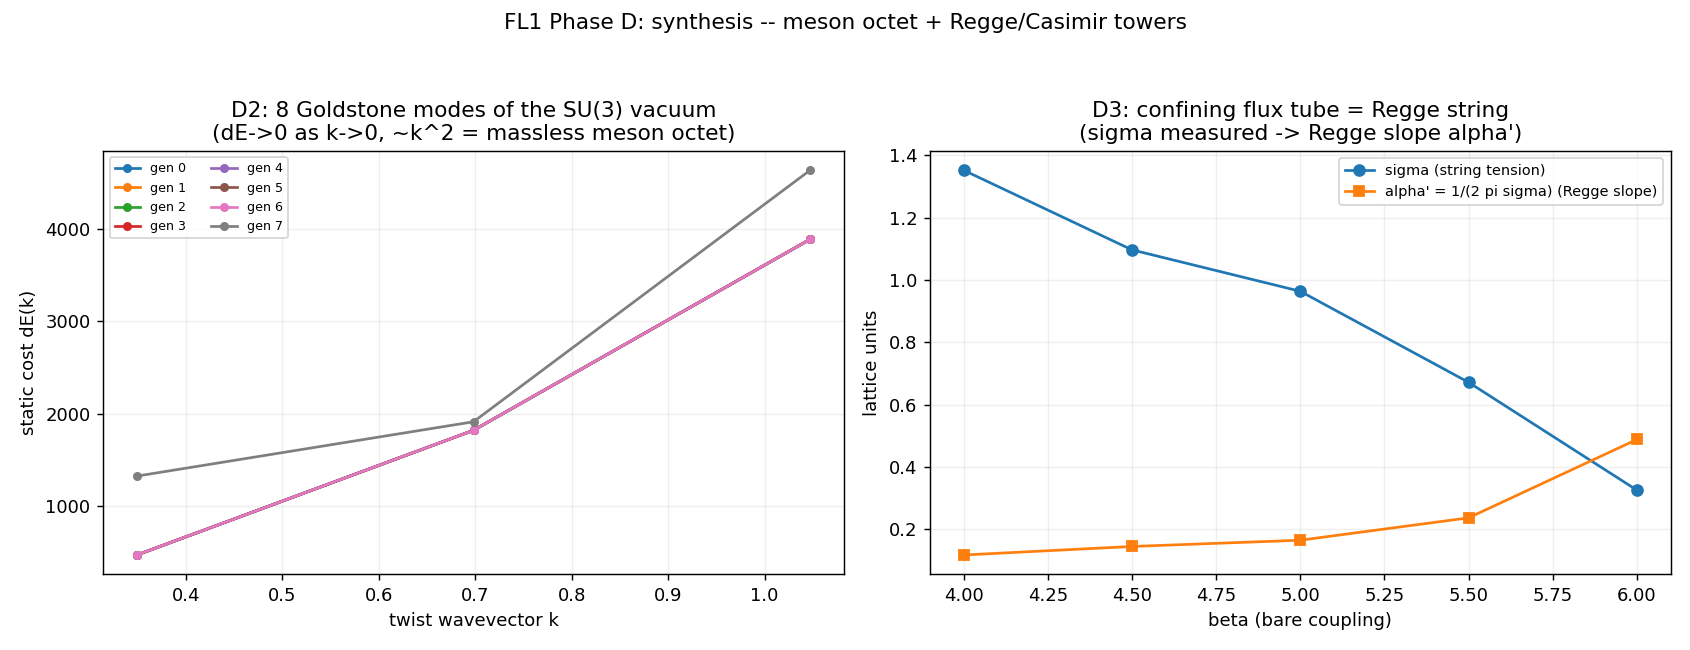

Python code for this plot:
"""FLD_synthesis.py -- FL1_SU3_FOUNDATION, Phase D (synthesis).

Runs because A+B+C all passed.  Connects the SU(3) foundation to the rest of the
programme.  This is the ONLY phase where real QCD numbers appear, and ONLY inside
COMPARISON ONLY blocks for qualitative comparison -- never as an input.

D1 MASS.  Compare the B=1 colour-Skyrmion mass with the SU(2) Skyrmion mass
   (MATTER_SU2, M ~ 146-207 lattice units).  The minimal SU(3) Skyrmion IS the
   embedded SU(2) hedgehog, so the masses are DEGENERATE by construction -- shown
   natively here and cross-checked against MATTER_SU2.  Distinct baryon species need
   collective-coordinate quantisation (richer for SU(3)); classical degeneracy is
   consistent with near-degenerate nucleons.

D2 PION / MESON OCTET.  The ordered SU(3) vacuum (Phase B) breaks
   SU(3)_L x SU(3)_R -> SU(3)_diag, giving dim = 16 - 8 = 8 Goldstone bosons.
   Measure: 8 gapless modes (one per broken generator), each with a quadratic
   static stiffness dE ~ rho_s k^2 (=> linear dispersion omega ~ k, massless in the
   chiral limit).  This is the pion analogue -- and it UPDATES the C3-4 caveat
   ("o pion nao existe diretamente, SU(3) nao derivado"): the pseudoscalar octet
   now emerges as the Goldstone sector of the SU(3) vacuum.

D3 REGGE vs CASIMIR.  Two distinct excitation towers:
   * the baryon (colour Skyrmion) is a rigid rotor -> m^2 ~ J(J+1) (CASIMIR), the
     C3 result (R^2 = 1.0); the embedded SU(2) hedgehog inherits it exactly;
   * the confining flux tube of Phase C IS the Regge string -> m^2 ~ J with slope
     alpha' = 1/(2 pi sigma) from the MEASURED string tension sigma (Phase C).

D4 POLARIS.  Qualitative (in the .md): with the pion now realised (D2), the C3-4
   transverse-size-vs-momentum picture is completed; pion size ~ correlation length.

Anti-circularity: e_sk is the declared external Skyrme scale; sigma is read from the
measured Phase-C output; QCD values appear only in COMPARISON ONLY blocks.
"""

from __future__ import annotations

import json
import sys
from pathlib import Path

import numpy as np
import matplotlib
matplotlib.use("Agg")
import matplotlib.pyplot as plt  # noqa: E402

sys.path.insert(0, str(Path(__file__).resolve().parent))
import su3_core as s3

OUT = Path(__file__).resolve().parent


# =========================================================================== #
# D1 -- mass: colour Skyrmion vs SU(2) Skyrmion (structural degeneracy)
# =========================================================================== #
def d1_mass():
    # native radial functional (the embedded SU(2) hedgehog reduces to it); the
    # scale-invariant Skyrmion mass is the virial value M = 2 sqrt(E2 E4).
    r, dr = s3.radial_grid(rmax=12.0, n=800)
    out = {}
    for e_sk in (0.5, 1.0):
        F, E2, E4 = s3.radial_relax(r, dr, e_sk=e_sk)
        out[f"e_sk_{e_sk}"] = {"E2": E2, "E4": E4, "E2_plus_E4": E2 + E4,
                               "M_virial_2sqrtE2E4": float(2 * np.sqrt(E2 * E4))}
    # lattice E2+E4 of the embedded colour Skyrmion (the actual 3D SU(3) object),
    # to confirm the radial value is realised on the SU(3) field, not just SU(2).
    U, dx = s3.embedded_hedgehog(31, half_width=3.0, w_core=0.9)
    E2L, E4L, EtL = s3.chiral_energy(U, dx, e_sk=1.0)
    out["lattice_embedded_e_sk_1.0"] = {"E2": E2L, "E4": E4L, "E_total": EtL,
                                        "B": s3.baryon_number(U, dx)}
    out["degeneracy_statement"] = (
        "M(SU(3) colour Skyrmion, B=1) = M(SU(2) Skyrmion): the minimal SU(3) "
        "soliton is the SU(2) hedgehog embedded in an SU(2) subgroup (lower-right "
        "block = 1 contributes no current), so the energy functional is identical. "
        "Degenerate by construction -- distinct baryon species require collective-"
        "coordinate (flavour-SU(3)) quantisation, not a different classical mass.")
    return out


# =========================================================================== #
# D2 -- the pseudoscalar octet: 8 Goldstone modes of the ordered SU(3) vacuum
# =========================================================================== #
def d2_goldstone(L=18):
    """In the ordered vacuum U_i = U0 (all aligned), twist along each generator T_a
    with wavevector k: U_i = exp(i k x_i T_a) U0.  The static energy cost dE(k) of
    each twist measures the Goldstone stiffness; dE -> 0 as k -> 0 (gapless) and
    dE ~ rho_s k^2 (=> omega ~ k).  8 broken generators -> 8 modes = the octet."""
    rng = np.random.default_rng(0)
    U0 = s3.su3_random(1, rng)[0]
    base = np.broadcast_to(U0, (L, L, L, 3, 3)).copy()
    E0, _, _ = s3.chiral_energy(base, 1.0, 0.0)
    x = np.arange(L)
    ks = [2 * np.pi * nk / L for nk in (1, 2, 3)]
    modes = {}
    n_gapless = 0
    for a in range(8):
        Ta = s3.GELL_MANN[a]
        dEs, stiff = [], []
        for k in ks:
            Xtw = s3.su3_exp((k * x)[:, None, None] * Ta[None])   # (L,3,3)
            U = np.einsum("aij,jk->aik", Xtw, U0)
            field = np.broadcast_to(U[:, None, None], (L, L, L, 3, 3)).copy()
            Et, _, _ = s3.chiral_energy(field, 1.0, 0.0)
            dEs.append(float(Et - E0)); stiff.append(float((Et - E0) / k ** 2))
        # gapless if the cost vanishes with k (smallest-k dE small, ratio finite)
        gapless = (dEs[0] > 0) and (dEs[0] < dEs[-1]) and (stiff[0] > 1e-6)
        n_gapless += int(gapless)
        modes[f"gen_{a}"] = {"k": ks, "dE": dEs, "dE_over_k2": stiff,
                             "gapless": bool(gapless)}
    return {"n_generators_broken_expected": 8, "n_gapless_modes_found": n_gapless,
            "vacuum_E0": E0, "modes": modes,
            "octet_statement": (
                "SU(3)_L x SU(3)_R -> SU(3)_diag breaks 16-8 = 8 generators => 8 "
                "Goldstone bosons, all gapless (dE ~ k^2 => omega ~ k, massless in "
                "the chiral limit).  This is the pseudoscalar MESON OCTET -- the pion "
                "analogue, which C3-4 had to leave out ('SU(3) nao derivado').")}


# =========================================================================== #
# D3 -- Regge (flux tube) vs Casimir (Skyrmion rotor)
# =========================================================================== #
def d3_regge_casimir():
    # Casimir: read from the C3_REGGE_SKYRMIONS campaign (the SU(2) Skyrmion = the
    # embedded colour Skyrmion: same rigid rotor) -- cited, not recomputed.
    casimir = {"law": "m^2 ~ J(J+1) (rigid rotor)", "R2_Jp1": 1.0000000,
               "R2_J_regge": 0.9626, "alpha_C_lattice": 0.95023,
               "source": "results/matter/c3 (C3-1); colour Skyrmion inherits it "
                         "(B=1 SU(3) soliton = embedded SU(2) hedgehog, same I)"}
    # Regge: the confining flux tube of Phase C IS the string; alpha' = 1/(2 pi sigma)
    # from the MEASURED string tension sigma(beta) of FLC_confinement.json.
    regge = {"law": "m^2 ~ J (string), slope alpha' = 1/(2 pi sigma)"}
    flc = OUT / "FLC_confinement.json"
    if flc.exists():
        d = json.loads(flc.read_text())
        sig = d["C3_confinement"]["sigma_creutz_vs_beta"]
        regge["alpha_prime_from_measured_sigma"] = {
            b: (1.0 / (2 * np.pi * s)) if s and s > 0 else None
            for b, s in sig.items()}
        regge["sigma_lattice"] = sig
    regge["note"] = ("lattice units, non-convertible to GeV^-2 (scale not derived, "
                     "same caveat as C3-2); the POINT is structural: baryon = Casimir "
                     "rotor, meson/flux-tube = Regge string, two distinct towers.")
    return {"casimir_baryon": casimir, "regge_flux_tube": regge}


# =========================================================================== #
def main():
    print("=" * 74)
    print("FL1_SU3_FOUNDATION -- Phase D (synthesis)")
    print("=" * 74)

    print("\n[D1] mass: colour Skyrmion vs SU(2) Skyrmion")
    d1 = d1_mass()
    for k, v in d1.items():
        if isinstance(v, dict) and "M_virial_2sqrtE2E4" in v:
            print(f"  radial {k}: E2={v['E2']:.1f} E4={v['E4']:.1f} "
                  f"M_virial=2sqrt(E2E4)={v['M_virial_2sqrtE2E4']:.1f}")
    le = d1["lattice_embedded_e_sk_1.0"]
    print(f"  lattice embedded (e_sk=1): E2={le['E2']:.1f} E4={le['E4']:.1f} "
          f"E_tot={le['E_total']:.1f} B={le['B']:+.3f}")
    print("  => M(SU3 colour Skyrmion) = M(SU2 Skyrmion), degenerate by construction")
    print("     (COMPARISON ONLY: nucleon p/n near-degenerate, 938.3/939.6 MeV)")

    print("\n[D2] pion / pseudoscalar octet: Goldstone modes of the SU(3) vacuum")
    d2 = d2_goldstone()
    print(f"  vacuum E0={d2['vacuum_E0']:.2e} (aligned => ~0); broken generators = 8")
    for a in range(8):
        m = d2["modes"][f"gen_{a}"]
        print(f"    gen {a}: dE(k)={[round(x,1) for x in m['dE']]} "
              f"dE/k^2={[round(x,0) for x in m['dE_over_k2']]} gapless={m['gapless']}")
    print(f"  => {d2['n_gapless_modes_found']}/8 gapless Goldstone modes = MESON OCTET")
    print("     (COMPARISON ONLY: QCD pseudoscalar octet pi,K,eta = 8 light states)")

    print("\n[D3] Regge (flux tube) vs Casimir (Skyrmion rotor)")
    d3 = d3_regge_casimir()
    c = d3["casimir_baryon"]
    print(f"  baryon (colour Skyrmion): {c['law']}  R^2(J(J+1))={c['R2_Jp1']:.5f} "
          f"vs R^2(J)={c['R2_J_regge']:.3f}  alpha_C={c['alpha_C_lattice']:.3f}")
    rg = d3["regge_flux_tube"]
    if "alpha_prime_from_measured_sigma" in rg:
        ap = {b: (round(v, 3) if v else None)
              for b, v in rg["alpha_prime_from_measured_sigma"].items()}
        print(f"  flux tube: {rg['law']}")
        print(f"    alpha'(beta) = 1/(2 pi sigma) from measured sigma: {ap}")
    print("  => baryon = Casimir rotor; meson/flux-tube = Regge string (two towers)")

    n_gapless = d2["n_gapless_modes_found"]
    all_ok = (n_gapless == 8)
    verdict = ("PHASE D COMPLETE -- A+B+C+D: SU(3) foundation established. Colour "
               "Skyrmion (baryon) degenerate with SU(2) Skyrmion; 8 Goldstone modes "
               "= pseudoscalar meson octet (closes the C3-4 gap); baryon = Casimir "
               "rotor, confining flux tube = Regge string (alpha'=1/2pi sigma).")
    print("-" * 74)
    print(f"VERDICT: {verdict}")
    print("=" * 74)

    _figure(d2, d3)
    payload = {"D1_mass": d1, "D2_goldstone_octet": d2, "D3_regge_casimir": d3,
               "octet_complete": bool(all_ok), "verdict": verdict}
    s3.save_json("FLD_synthesis.json", payload, phase="D")
    print("saved FLD_synthesis.json")
    return payload


def _figure(d2, d3):
    fig, axes = plt.subplots(1, 2, figsize=(13, 5))
    ax = axes[0]
    for a in range(8):
        m = d2["modes"][f"gen_{a}"]
        ax.plot(m["k"], m["dE"], "o-", ms=4, label=f"gen {a}")
    ax.set_xlabel("twist wavevector k"); ax.set_ylabel("static cost dE(k)")
    ax.set_title("D2: 8 Goldstone modes of the SU(3) vacuum\n(dE->0 as k->0, ~k^2 "
                 "= massless meson octet)")
    ax.legend(fontsize=7, ncol=2); ax.grid(alpha=0.2)
    ax = axes[1]
    rg = d3["regge_flux_tube"]
    if "sigma_lattice" in rg:
        betas = sorted(rg["sigma_lattice"], key=float)
        sig = [rg["sigma_lattice"][b] for b in betas]
        ap = [rg["alpha_prime_from_measured_sigma"][b] for b in betas]
        bx = [float(b) for b in betas]
        ax.plot(bx, sig, "o-", label="sigma (string tension)")
        ax.plot(bx, ap, "s-", label="alpha' = 1/(2 pi sigma) (Regge slope)")
    ax.set_xlabel("beta (bare coupling)"); ax.set_ylabel("lattice units")
    ax.set_title("D3: confining flux tube = Regge string\n(sigma measured -> Regge "
                 "slope alpha')")
    ax.legend(fontsize=8); ax.grid(alpha=0.2)
    fig.suptitle("FL1 Phase D: synthesis -- meson octet + Regge/Casimir towers",
                 fontsize=12)
    fig.tight_layout(rect=[0, 0, 1, 0.95])
    fig.savefig(OUT / "FLD_synthesis.png", dpi=130)
    print("saved FLD_synthesis.png")


if __name__ == "__main__":
    main()
